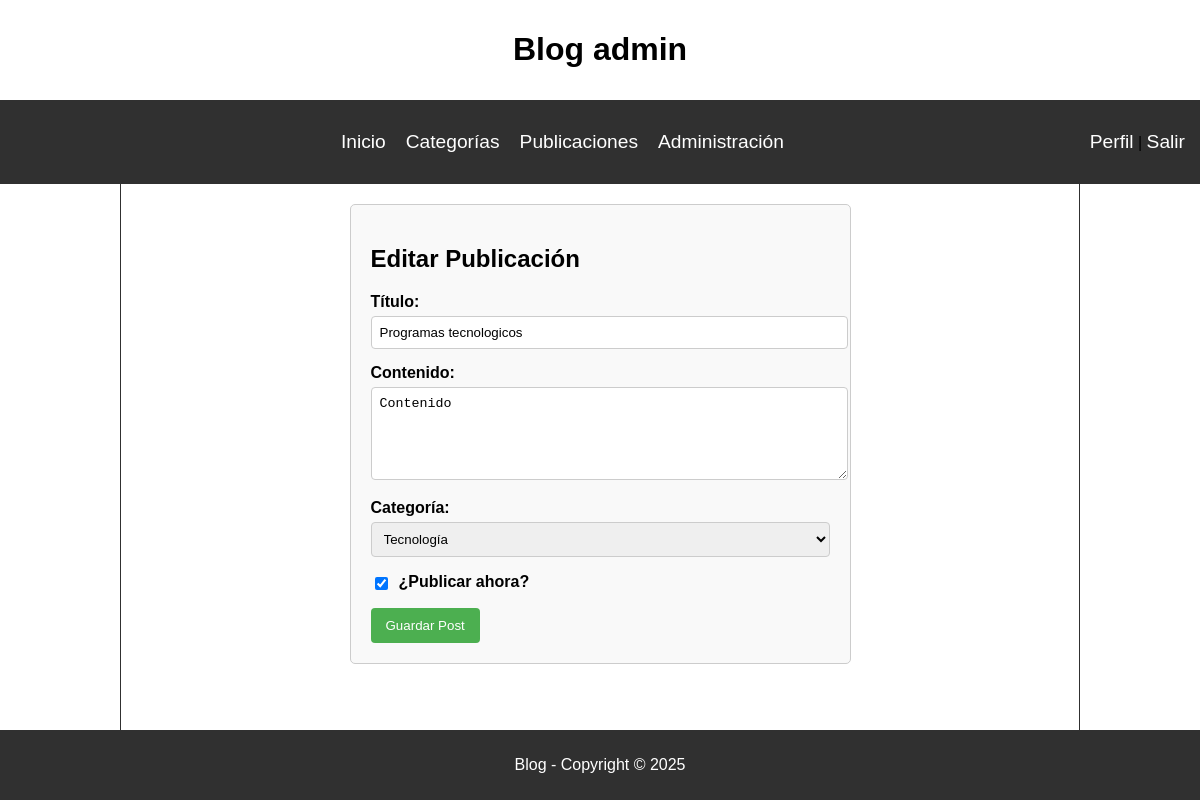
/publicaciones/editar/1/ (signed in), run on the app's committed database.
### post/models.py (models this page shows, shortened)
class Post(models.Model):
    title = models.CharField(max_length=200)
    content = models.TextField()
    author = models.ForeignKey(User, on_delete=models.CASCADE)  # Relación con usuario
    category = models.ForeignKey(Category, on_delete=models.SET_NULL, null=True, blank=True)  # Relación con categoría
    created_at = models.DateTimeField(auto_now_add=True)
    updated_at = models.DateTimeField(auto_now=True)
    published = models.BooleanField(default=True)

### post/views.py (the view)
# urls.py: path('publicaciones/editar/<int:post_id>/', views.editar_publicacion, name='editar_publicacion'),
@login_required
def editar_publicacion(request, post_id):
    post = Post.objects.get(id=post_id)
    if request.method == 'POST':
        form = PostForm(request.POST, instance=post)
        if form.is_valid():
            form.save()
            return redirect('publicaciones')
    else:
        form = PostForm(instance=post)
    return render(request, 'post/editar_publicacion.html', {'form': form})

### post/forms.py
class PostForm(forms.ModelForm):
    class Meta:
        model = Post
        fields = ['title', 'content', 'category', 'published']
        labels = {
            'title': 'Título',
            'content': 'Contenido',
            'category': 'Categoría',
            'published': '¿Publicar ahora?',
        }
        widgets = {
            'title': forms.TextInput(attrs={'id': 'title'}),
            'content': forms.Textarea(attrs={'id': 'content', 'rows': 5}),
            'category': forms.Select(attrs={'id': 'category'}),
            'published': forms.CheckboxInput(attrs={'id': 'published'}),
        }

### post/models.py (called while the page is built)
    def __str__(self):
        return self.name

### post/templates/post/editar_publicacion.html (shortened to what this page needs)
{% extends 'post/base.html' %}
{% load static %}
{% block extra_head %}
<link rel="stylesheet" href="{% static 'post/css/formulario_blog.css' %}">
{% endblock extra_head%}
{% block content %}
<div class="form-container">
    <h2>Editar Publicación</h2>
    <form method="POST">
        <div class="form-group">
            <label for="{{ form.title.id_for_label }}">{{ form.title.label }}:</label>
            {{ form.title }}
        </div>
        <div class="form-group">
            <label for="{{ form.content.id_for_label }}">{{ form.content.label }}:</label>
            {{ form.content }}
        </div>
        <div class="form-group">
            <label for="{{ form.category.id_for_label }}">{{ form.category.label }}:</label>
            {{ form.category }}
        </div>
        <div class="form-group checkbox-group">
            {{ form.published }}
            <label for="{{ form.published.id_for_label }}">{{ form.published.label }}</label>
        </div>
        <button type="submit">Guardar Post</button>
    </form>
</div>
{% endblock content%}

### post/templates/post/base.html (shortened to what this page needs)
{% load static %}
<!DOCTYPE html>
<html lang="es">
<head>
    <link rel="stylesheet" href="{% static 'post/css/base.css' %}">
    {% block extra_head %}
    {% endblock extra_head %}
</head>
<body>
    <main>
        <header>
            {% if user.is_authenticated %}
            <h1>Blog {{ user.username }}</h1>
            {% else %}
            <h1>Blog Personal</h1>
            {% endif %}
        </header>
        <nav id="navbar">
            <ul>
                <li><a href="{% url 'index' %}">Inicio</a></li>
                {% if user.is_authenticated %}
                    <li><a href="{% url 'categorias' %}">Categorías</a></li>
                    <li><a href="{% url 'publicaciones' %}">Publicaciones</a></li>
                {% endif %}
                {% if user.is_staff or user.is_superuser %}
                    <li><a href="{% url 'admin:index' %}">Administración</a></li>
                {% endif %}
            </ul>
            <div>
                {% if user.is_authenticated %}
                    <p><a href="% url 'perfil' %">Perfil</a> | <a class="nav-link" href="#"
                        onClick="document.getElementById('logoutform').submit()">
                        Salir
                        </a>
                    </p>
                {% else %}
                    <a href="{% url 'login' %}">Iniciar Sesión</a>
                {% endif %}
            </div>
        </nav>
        <section class="page_content">
            {% block content %}
            {% endblock content %}
        </section>
        <footer>
            <p>Blog - Copyright © 2025</p>
        </footer>
    </main>
</body>
</html>

### post/static/post/css/base.css (style rules this page uses)
html, body { height: 100%; margin: 0; }
body { display: flex; font-family: Arial, sans-serif; flex-direction: column; }
main { flex: 1; display: flex; flex-direction: column; }
header { padding: 10px; text-align: center; }
#navbar { display: flex; justify-content: space-between; padding: 15px; background-color: #303030; }
#navbar ul { display: flex; list-style: none; margin: auto; }
#navbar ul li { margin-right: 20px; }
#navbar div { display: flex; align-items: center; }
a { text-decoration: none; color: #ffffff; font-size: 1.2em; }
.page_content { padding: 20px; flex: 1; margin: 0 10vw; border-left: 1px solid #303030; border-right: 1px solid #303030; }
footer { text-align: center; padding: 10px; background-color: #303030; color: #ffffff; }

### post/static/post/css/formulario_blog.css (style rules this page uses)
.form-container { width: 50%; margin: auto; padding: 20px; border: 1px solid #ccc; border-radius: 5px; background-color: #f9f9f9; }
.form-group { margin-bottom: 15px; }
label { font-weight: bold; }
input, select, textarea { width: 100%; padding: 8px; margin-top: 5px; border: 1px solid #ccc; border-radius: 4px; }
.checkbox-group { display: flex; align-items: center; gap: 8px; }
.checkbox-group input[type="checkbox"] { width: auto; }
button { background-color: #4CAF50; color: white; padding: 10px 15px; border: none; border-radius: 4px; cursor: pointer; }

### data on the page
Post: title "Programas tecnologicos", content.label "Contenido", content "Contenido", category "Tecnología", published "☑"

### other printed values
{{ user.username }} "admin"
